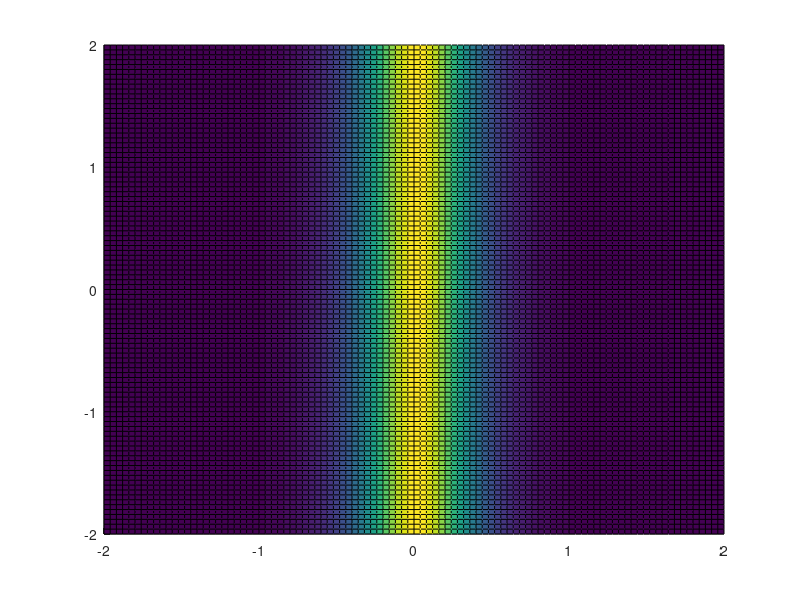

Here is the MATLAB script that generated this plot: (Note: this script raises an error after producing the figure.)
close all, clear all;
sigmaSquared = 16;
G = 1;
epsilon = .01;
b = [1 -1];

%%%%%%%%%%%%%%%%%%%
% Creates the QPSK symbol locations
a = [1+j -1+j -1-j 1-j];

epsilon = .001;
sigmaSquared = .3;
for re = -50:50         % -50:50 creates a 101 x 101 grid
    for im = -50:50
        x(re+51,im+51) = (re/25) + (im/25)*j;
    end
end
real_x = real(x);
imag_x = imag(x);
          
fx = zeros(2, 101, 101);
fxSum = zeros(1, 101, 101);
for loop = 1:2
    fx(loop,:,:) = (1/(2*pi*sigmaSquared))*exp((-1/(2*sigmaSquared))*abs((x-1*a(loop)).^2));
    fxSum(1, :,:) = fxSum(1, :,:) + fx(loop,:,:);
end
fxSum = fxSum .* .5;

p_b= zeros(2, 101, 101);
for n = 1:2
    p_b(n,:,:) = fx(n,:,:) ./ (2*fxSum(1,:,:));
end

H = zeros(101, 101);
sumOfProb = zeros(101, 101);

for xCoord = -50:50
    for yCoord = -50:50
        for loop = 1:2
        sumOfProb(xCoord+51,yCoord+51) = sumOfProb(xCoord+51,yCoord+51) + ...
                  p_b(loop,xCoord+51,yCoord+51)*log2(p_b(loop,xCoord+51,yCoord+51));
        end
        H((xCoord+51), (yCoord+51)) = -(sumOfProb(xCoord+51, yCoord+51));
    end
end

I = 1 - H;

bits = zeros(101,101);

for c = 1:101
    for d = 1:101
        if (I(c,d) < epsilon)
            bits(c,d) = 1;
            else
                bits (c,d) = 0;
        end
    end
end

% [p_e, q] = DeleteMe(sigmaSquared,G,epsilon);



%% Graphs

%%%%% Plot Equivocation
figure();
hold on
plot(a,'o', 'MarkerFaceColor', 'white', 'Color', 'black'); % Need to fix where this plots on the z axis
surface(real_x, imag_x, H);
title("\sigma^2 = " + string(sigmaSquared));
xlabel('real');
ylabel('imaginary');
zlabel('Equivocation');
view(45, 60);
colormap(jet);
hold off

%%%%% Plot Mutual Information
figure();
hold on
plot(a,'o', 'MarkerFaceColor', 'white', 'Color', 'black'); % Need to fix where this plots on the z axis
surface(real_x, imag_x, I);
title("\sigma^2 = " + string(sigmaSquared));
xlabel('real');
ylabel('imaginary');
zlabel('Mutual Information');
view(45, 60);
colormap(jet);
hold off


%%%%% Bits lost
figure();
hold on
plot(a,'o', 'MarkerFaceColor', 'white', 'Color', 'black'); % Need to fix where this plots on the z axis
surface(real_x, imag_x, bits);
title("\sigma^2 = " + string(sigmaSquared));
xlabel('real');
ylabel('imaginary');
zlabel('Bits');
view(45, 60);
colormap(jet);
